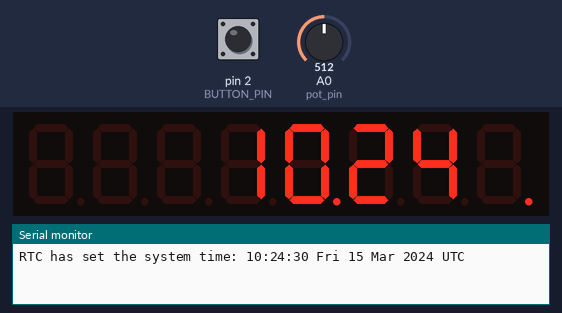
The sketch below on a simulated Arduino Pro Mini, built with avr-gcc and run on an emulated ATmega328P. Shown: 8-digit seven-segment display, the last lines printed to the serial monitor. The inputs (shaded band) are chosen by the test bench; at power-on: pin 2 (BUTTON_PIN) HIGH, A0 (pot_pin) = 512. The local clock reads 2024-03-15 10:24:30 at power-on unless the sketch sets it.

Above: at 1.2 s.
1.3 s: pin 2 (BUTTON_PIN) pulled LOW for 0.15 s
At 2.8 s:
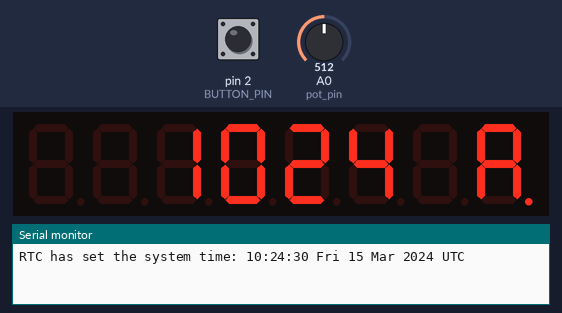
4.4 s: A0 (pot_pin) set to 10
6.7 s: pin 2 (BUTTON_PIN) pulled LOW for 1 s
At 9.1 s:
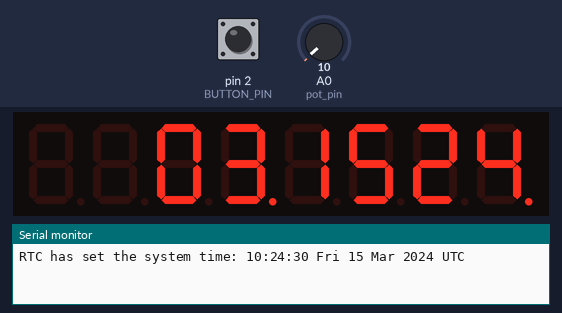
9.2 s: A0 (pot_pin) set to 122
At 10.8 s:
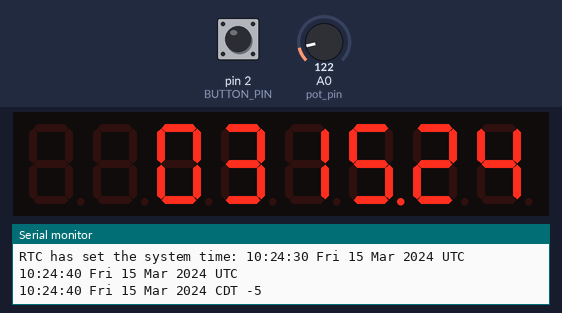
12.2 s: A0 (pot_pin) set to 0
15.2 s: pin 2 (BUTTON_PIN) pulsed LOW 5 times (0.12 s each, 0.3 s apart)
At 16.09 s:
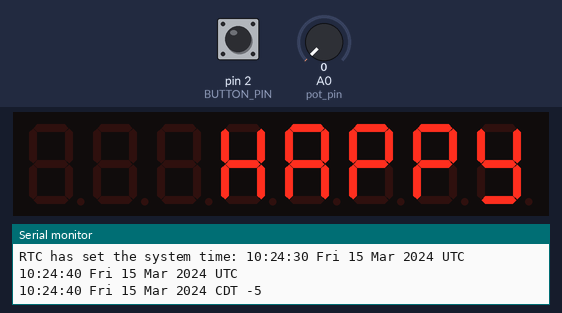
Timing chart, 0 to 18.2 s (numbered marks = the images above; inputs shaded):
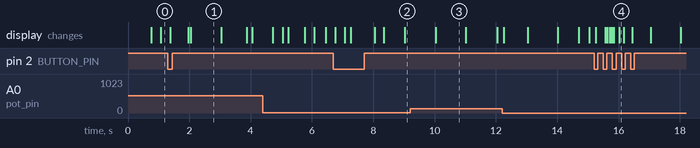

Measured:
- after the input at 1.3 s, the display: first changes after 0.08 s (image 1 shows a later state)
- after the input at 6.7 s, the display: first changes after 0.07 s (image 2 shows a later state)
- after the input at 15.2 s, the display: first changes after 0.06 s (image 4 shows a later state)

The sketch:

WDclock.ino
```cpp
/* Firmware for WD Clock
 * Board: Arduino Pro Mini, ATmega328 (3.3v, Internal 8 MHz)
 * 6 x 1.25" 7-segment Red LED displays driven by a MAX7219
 * HC-05 bluetooth module connected to serial port
 * RTC DS1307 with a DS32KHZ crystal

 * Pins
 ## MAX7219
 pin D8 is connected to the DataIn
 pin D7 is connected to the CLK
 pin D6 is connected to LOAD

 ## RTC DS1307
 pin A4 is connected to SDA (RTC 5) [white]
 pin A5 is connected to SCL (RTC 6) [green]

 ## Button
 GND --- Button --- D2

 ## LDR
 pin A0 and GND are connected to LDR
 */

#include <LedControl.h>  // https://www.pjrc.com/teensy/td_libs_LedControl.html  MAX7219 LED driver library
#include <Time.h>        // https://github.com/PaulStoffregen/Time
#include <Wire.h>        // Arduino built-in library
#include <DS1307RTC.h>   // https://github.com/PaulStoffregen/DS1307RTC a basic DS1307 library that returns time as a time_t
#include <Timezone.h>    // https://github.com/JChristensen/Timezone
#include <Bounce2.h>     // https://github.com/thomasfredericks/Bounce2

#define BUTTON_PIN 2
const byte pot_pin = 0;         // Photo-resistor pin

#define MAX_DIN_PIN 8
#define MAX_CLK_PIN 7
#define MAX_LOAD_PIN 6
#define MAX_NUM_OF_CHIPS 1  // number of chained MAX7219 chips

// Instantiate a Bounce object
Bounce debouncer = Bounce();

// MAX7219 driver setup
LedControl lc=LedControl(MAX_DIN_PIN,MAX_CLK_PIN,MAX_LOAD_PIN,MAX_NUM_OF_CHIPS);

// Photo-resistor setup
double k = 0.01;                  // k value, was 0.04
double average = 800;                // the average

int i = 0;
int update = 0;
unsigned long updatemillis = 0;
unsigned long knockmillis = 0;
const int threshold = 20;
int mode = 1;

// US Central Time Zone (Chicago)
TimeChangeRule usCDT = {"CDT", Second, Sun, Mar, 2, -300};    //Daylight time = UTC - 5 hours
TimeChangeRule usCST = {"CST", First, Sun, Nov, 2, -360};     //Standard time = UTC - 6 hours
Timezone usCT(usCDT, usCST);

// If TimeChangeRules are already stored in EEPROM, comment out the three lines above and uncomment the line below.
//Timezone usCT(100);       //assumes rules stored at EEPROM address 100

TimeChangeRule *tcr;        //pointer to the time change rule, use to get TZ abbrev

unsigned long previousMillis = 0;
const long interval = 10000;

void setup() {
  Serial.begin(9600);
  setSyncProvider(RTC.get);   // the function to get the time from the RTC
  if(timeStatus()!= timeSet) {
     Serial.println("Unable to sync with the RTC");
  } else {
     Serial.print("RTC has set the system time: ");
     time_t utc = now();
     printDateTime(utc, "UTC");
  }

  lc.shutdown(0,false);
  lc.setIntensity(0,8);  // set the brightness
  lc.clearDisplay(0);    // and clear the display

  // Setup the button with an internal pull-up
  pinMode(BUTTON_PIN,INPUT_PULLUP);

  // Button and debounce setup
  debouncer.attach(BUTTON_PIN);
  debouncer.interval(10); // interval in ms
}


void loop () {
  if(Serial.available())
  {
     time_t t = processSyncMessage();
     if(t >0)
     {
        RTC.set(t);   // set the RTC and the system time to the received value
        setTime(t);
        updatemillis = millis();

        Serial.print("Time set to: ");
        time_t utc = now();
        printDateTime(utc, "UTC");
     }
  }


  if( millis() - updatemillis < 10000 )
  {  update = 1; }
  else
  {  update = 0; }

    time_t utc = now();
    time_t local = usCT.toLocal(utc, &tcr);

    // Print the current UTC and local time to serial every 30 seconds
    unsigned long currentMillis = millis();
    if (currentMillis - previousMillis >= interval)
    {
      previousMillis = currentMillis;
      Serial.println();
      printDateTime(utc, "UTC");
      printDateTimeLocal(local, tcr -> abbrev, tcr -> offset);
    }

    // Split each variable up into 100/10/1 variables
    int yearTho = year(local) / 1000;
    int yearHun = (year(local) / 100) % 10;
    int yearTen = (year(local) % 100) / 10;
    int yearOne = year(local) % 10;

    int monthTen = month(local) / 10;
    int monthOne = month(local) % 10;

    int dateTen = day(local) / 10;
    int dateOne = day(local) % 10;

    int hourTen = hour(local) / 10;
    int hourOne = hour(local) % 10;

    int hour12Ten = hourFormat12(local) / 10;
    int hour12One = hourFormat12(local) % 10;

    int minTen = minute(local) / 10;
    int minOne = minute(local) % 10;

    int secTen = second(local) / 10;
    int secOne = second(local) % 10;
    int dotMod = secOne % 2;

  // Determine lighting and change display brightness
  int cdsraw = analogRead(pot_pin);
  average = average + (cdsraw - average) * k;
  int brightness = map(average, 0, 1015 , 15, 0);         // Map
  lc.setIntensity( 0, brightness);                       // Set the brightness


// ############################## MODES  ####################################

  // Update the Bounce instance :
  debouncer.update();

  // Call code if Bounce fell (transition from HIGH to LOW) :
  if ( debouncer.fell() ) {
      mode += 1;
      knockmillis = millis();
  }

  if (mode > 7) {
    mode = 1;
  }

/* ************************************************************** */

  if (mode == 1) {
    // Display hours (24h) and minutes, centered, with flashing center dot
    lc.setChar(0,5,' ',false);
    lc.setDigit(0,4,hourTen,false);
    lc.setDigit(0,3,hourOne,dotMod);
    lc.setDigit(0,2,minTen,false);
    lc.setDigit(0,1,minOne,false);
    lc.setChar(0,0,' ',update);

    // Hours, Minutes, and Seconds, no flashing dots
//    lc.setDigit(0,5,hourTen,false);
//    lc.setDigit(0,4,hourOne,true);
//    lc.setDigit(0,3,minTen,false);
//    lc.setDigit(0,2,minOne,true);
//    lc.setDigit(0,1,secTen,false);
//    lc.setDigit(0,0,secOne,false);
   }

/* ************************************************************** */
  if (mode == 2) {

    // Hours (12h), Seconds, and AM or PM
    lc.setDigit(0,5,hour12Ten,false);
    lc.setDigit(0,4,hour12One,dotMod);
    lc.setDigit(0,3,minTen,false);
    lc.setDigit(0,2,minOne,false);
    lc.setChar(0,1,' ',false);
    if (isAM(local)) {
      lc.setChar(0,0,'A',update);
    } else {
      lc.setChar(0,0,'P',update);
    }
  }

/* ************************************************************** */
  if (mode == 3) {  // Display month, day, year, alternating flashing dots between 2nd and 4th digits
    lc.setDigit(0,5,monthTen,false);
    lc.setDigit(0,4,monthOne,dotMod);
    lc.setDigit(0,3,dateTen,false);
    lc.setDigit(0,2,dateOne,!dotMod);
    lc.setDigit(0,1,yearTen,false);
    lc.setDigit(0,0,yearOne,update);
  }

/* ************************************************************** */
  if (mode == 4)
  {  // Timezone and offset
    String tzName = tcr -> abbrev;
    int tzOffset = (tcr -> offset) / 60;
    char tzPosNeg;
    if (tzOffset > 0)
    {
      tzPosNeg = ' ';
    } else {
      tzPosNeg = '-';
    }

    lc.setDigit(0,5,tzName.charAt(0),false);
    lc.setDigit(0,4,tzName.charAt(1),false);
    lc.setDigit(0,3,tzName.charAt(2),false);
    lc.setChar(0,2,' ',false);
    lc.setDigit(0,1,tzPosNeg,false);
    lc.setDigit(0,0,tzOffset,false);
  }

/* ************************************************************** */
  if (mode == 5) {     // Brightness Debug Display
    int avg = int(average);
    int rawTho = avg / 1000;
    int rawHun = (avg / 100) % 10;
    int rawTen = (avg % 100) / 10;
    int rawOne = avg % 10;
    int brTen = brightness / 10;
    int brOne = brightness % 10;

    lc.setDigit(0,5,rawTho,false);
    lc.setDigit(0,4,rawHun,false);
    lc.setDigit(0,3,rawTen,false);
    lc.setDigit(0,2,rawOne,true);
    lc.setDigit(0,1,brTen,false);
    lc.setDigit(0,0,brOne,false);
  }


/* ************************************************************** */
  if (mode == 6) {  // Display countdown to event
    knockmillis = millis(); // Stay in this mode
    unsigned long timerDate = 1577858400; // 1/1/2020 06:00:00 GMT
    time_t t = now();
    //unsigned long secsLeft = timerDate - t;

    long timerDays=0;
    long timerHours=0;
    long timerMins=0;
    long timerSecs=0;
    timerSecs = timerDate - t; //convect milliseconds to seconds
    timerMins=timerSecs/60; //convert seconds to minutes
    timerHours=timerMins/60; //convert minutes to hours
    timerDays=timerHours/24; //convert hours to days
    timerSecs=timerSecs-(timerMins*60); //subtract the coverted seconds to minutes in order to display 59 secs max
    timerMins=timerMins-(timerHours*60); //subtract the coverted minutes to hours in order to display 59 minutes max
    timerHours=timerHours-(timerDays*24); //subtract the coverted hours to days in order to display 23 hours max

    int timerDayHun = (timerDays / 100) % 10;
    int timerDayTen = (timerDays % 100) / 10;
    int timerDayOne = (timerDays % 10);

    int timerHourTen = timerHours / 10;
    int timerHourOne = timerHours % 10;
    int timerMinuteTen = timerMins / 10;
    int timerMinuteOne = timerMins % 10;
    int timerSecondTen = timerSecs / 10;
    int timerSecondOne = timerSecs % 10;

    //Display results
    if (timerDate < t) { // Display after event occurs
      if(dotMod) {
        //" 2020 "
        lc.setChar(0,5,' ',false);
        lc.setDigit(0,4,2,false);
        lc.setDigit(0,3,0,false);
        lc.setDigit(0,2,2,false);
        lc.setDigit(0,1,0,false);
        lc.setChar(0,0,' ',false);

        //" B-DAY"
//        lc.setChar(0,5,' ',false);
//        lc.setChar(0,4,'B',false);
//        lc.setChar(0,3,'-',false);
//        lc.setChar(0,2,'D',false);
//        lc.setChar(0,1,'A',false);
//        lc.setRow(0,0,B00111011); // Y

      }
      else {
        // " HAPPY"
        lc.setChar(0,5,' ',false);
        lc.setChar(0,4,'H',false);
        lc.setChar(0,3,'A',false);
        lc.setChar(0,2,'P',false);
        lc.setChar(0,1,'P',false);
        lc.setRow(0,0,B00111011); // Y
      }
     }
    else { // Display before event occurs
      if (timerDays>0) // days will displayed only if value is greater than zero (more than 24 hours before event)
        {
          Serial.print("timerDays = "); Serial.print(timerDays);
          Serial.print("   timerHours = "); Serial.println(timerHours);
          lc.setDigit(0,5,timerDayHun,false);
          lc.setDigit(0,4,timerDayTen,false);
          lc.setDigit(0,3,timerDayOne,false);
          //lc.setDigit(0,2,' ',false);
          lc.setRow(0,2,B00000000);
          lc.setDigit(0,1,timerHourTen,false);
          lc.setDigit(0,0,timerHourOne,dotMod);
        }
      else //less than 24 hours before event
        {
          lc.setDigit(0,5,timerHourTen,false);
          lc.setDigit(0,4,timerHourOne,true);
          lc.setDigit(0,3,timerMinuteTen,false);
          lc.setDigit(0,2,timerMinuteOne,true);
          lc.setDigit(0,1,timerSecondTen,false);
          lc.setDigit(0,0,timerSecondOne,update);
        }
    }
  }

/* ************************************************************** */

  if (mode == 7) { // Display test, light up all segments and dots
    lc.setRow(0,5,B11111111);
    lc.setRow(0,4,B11111111);
    lc.setRow(0,3,B11111111);
    lc.setRow(0,2,B11111111);
    lc.setRow(0,1,B11111111);
    lc.setRow(0,0,B11111111);
  }

    delay(20);
}  // End of Main Loop


// ------------------------------------------------------------------
/* Functions -------------------------------------------------------- */

// format and print a time_t value, with a time zone appended.
void printDateTime(time_t t, const char *tz)
{
    char buf[32];
    char m[4];    // temporary storage for month string (DateStrings.cpp uses shared buffer)
    strcpy(m, monthShortStr(month(t)));
    sprintf(buf, "%.2d:%.2d:%.2d %s %.2d %s %d %s",
        hour(t), minute(t), second(t), dayShortStr(weekday(t)), day(t), m, year(t), tz);
    Serial.println(buf);
}

void printDateTimeLocal(time_t t, const char *tz, int offsetM)
{
    int offset = offsetM / 60;
    char buf[32];
    char m[4];    // temporary storage for month string (DateStrings.cpp uses shared buffer)
    strcpy(m, monthShortStr(month(t)));
    sprintf(buf, "%.2d:%.2d:%.2d %s %.2d %s %d %s %d",
        hour(t), minute(t), second(t), dayShortStr(weekday(t)), day(t), m, year(t), tz, offset);
    Serial.println(buf);
}

void printDigits(int digits){
  // utility function for digital clock display: prints preceding colon and leading 0
  Serial.print(":");
  if(digits < 10)
    Serial.print('0');
  Serial.print(digits);
}

/*  code to process time sync messages from the serial port   */
#define TIME_MSG_LEN  11   // time sync to PC is HEADER followed by unix time_t as ten ascii digits
#define TIME_HEADER  'T'   // Header tag for serial time sync message

time_t processSyncMessage() {
  // return the time if a valid sync message is received on the serial port.
  while(Serial.available() >=  TIME_MSG_LEN ){  // time message consists of a header and ten ascii digits
    char c = Serial.read() ;
    //Serial.print(c);
    if( c == TIME_HEADER ) {
      time_t pctime = 0;
      for(int i=0; i < TIME_MSG_LEN -1; i++){
        c = Serial.read();
        if( c >= '0' && c <= '9'){
          pctime = (10 * pctime) + (c - '0') ; // convert digits to a number
        }
      }
     return pctime;
    }
  }
  return 0;
}
```
